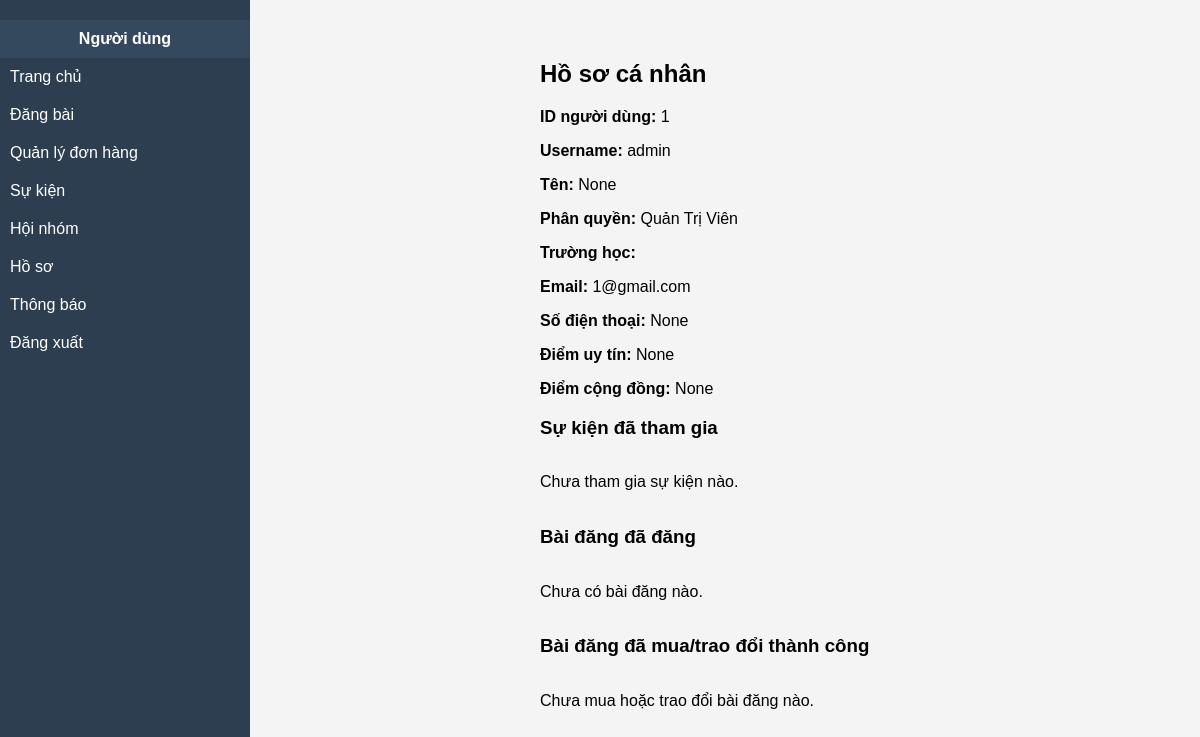
The app's page /profile_u/ (signed in), older data.
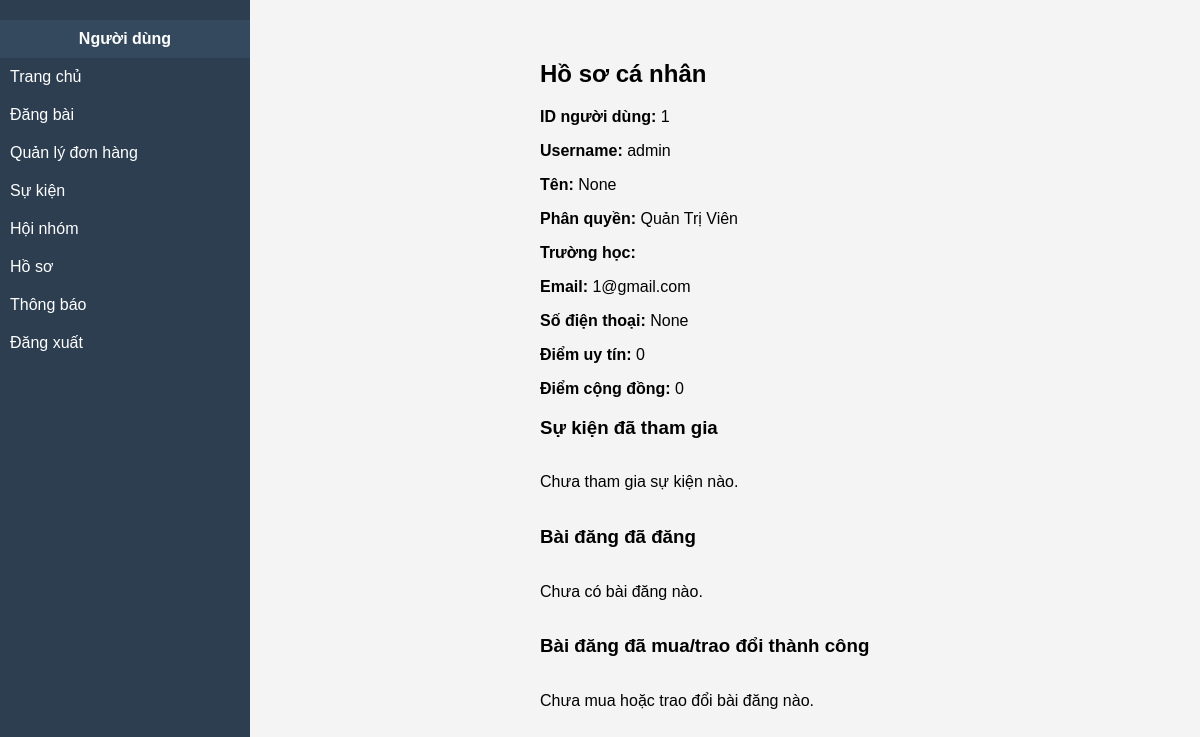
The same page, newer data.
### my_app/models.py (models this page shows)
class Users(models.Model):
    id_user = models.AutoField(primary_key=True)
    social_score = models.IntegerField(blank=True, null=True, default=0)
    created_score = models.IntegerField(blank=True, null=True, default=0)
    id_school = models.ForeignKey(School, models.DO_NOTHING, db_column='id_school', blank=True, null=True)
    full_name = models.CharField(max_length=255, blank=True, null=True)
    email = models.CharField(unique=True, max_length=255, blank=True, null=True)
    role = models.CharField(max_length=50, blank=True, null=True)
    phone = models.CharField(max_length=50, blank=True, null=True)
    avt_user = models.TextField(blank=True, null=True)
    username = models.CharField(unique=True, max_length=150, blank=True, null=True)
    password = models.CharField(max_length=128, blank=True, null=True)
    created_at = models.DateField(blank=True, null=True)
    class Meta:
        managed = True
        db_table = 'users'

### my_app/views.py (the view)
# urls.py: path('profile_u/', profile_view_u, name='profile_u'),
def profile_view_u(request):
    data = get_dashboard_data()
    user = Users.objects.get(username=request.user.username)
    data['user'] = user
    joined_event_ids = ParticipateForm.objects.filter(id_user=user).values_list('id_event', flat=True)
    data['joined_events'] = Event.objects.filter(id_event__in=joined_event_ids)
    data['user_posts'] = Post.objects.filter(id_user=user)
    approved_offers = TradingOffer.objects.filter(status="Đã duyệt", id_user=user)
    for offer in approved_offers:
        vote = Vote.objects.filter(id_post=offer.id_post).first()
        if vote:
            offer.rating = vote.rating
        else:
            offer.rating = 0
    data['completed_offers'] = approved_offers
    mua_stats = Post.objects.filter(verified_person=user, type_post='thanh lý') \
        .annotate(month=ExtractMonth('complete_post')) \
        .values('month') \
        .annotate(count=Count('id_post'))
    trao_doi_stats = Post.objects.filter(verified_person=user, type_post='trao đổi') \
        .annotate(month=ExtractMonth('complete_post')) \
        .values('month') \
        .annotate(count=Count('id_post'))
    su_kien_stats = Event.objects.filter(id_event__in=joined_event_ids) \
        .annotate(month=ExtractMonth('start_time')) \
        .values('month') \
        .annotate(count=Count('id_event'))
    all_months = sorted(set(
        [e['month'] for e in mua_stats] +
        [e['month'] for e in trao_doi_stats] +
        [e['month'] for e in su_kien_stats]
    ))
    def extract_data(stats, months):
        mapping = {e['month']: e['count'] for e in stats}
        return [mapping.get(m, 0) for m in months]
    data['month_labels'] = [f"Tháng {m}" for m in all_months]
    data['mua_data'] = extract_data(mua_stats, all_months)
    data['trao_doi_data'] = extract_data(trao_doi_stats, all_months)
    data['su_kien_data'] = extract_data(su_kien_stats, all_months)
    return render(request, 'user_/profile.html', data)

### my_app/templates/user_/profile.html (shortened to what the changed rows need)
{% extends "base.html" %}
{% block content %}
<div class="content">
    <h2>Hồ sơ cá nhân</h2>
    <div class="section">
        <p><strong>ID người dùng:</strong> {{ user.id_user }}</p>
        <p><strong>Username:</strong> {{ user.username }}</p>
        <p><strong>Tên:</strong> {{ user.full_name }}</p>
        <p><strong>Phân quyền:</strong> {{ user.role|title }}</p>
        <p><strong>Trường học:</strong> {{ user.id_school.name }}</p>
        <p><strong>Email:</strong> {{ user.email }}</p>
        <p><strong>Số điện thoại:</strong> {{ user.phone }}</p>
        <p><strong>Điểm uy tín:</strong> {{ user.created_score }}</p>
        <p><strong>Điểm cộng đồng:</strong> {{ user.social_score }}</p>
    </div>
</div>
{% endblock %}

Row changes from the older to the newer data that the page shows:
changed Users "admin": created_score "None" → "0"; social_score "None" → "0"
